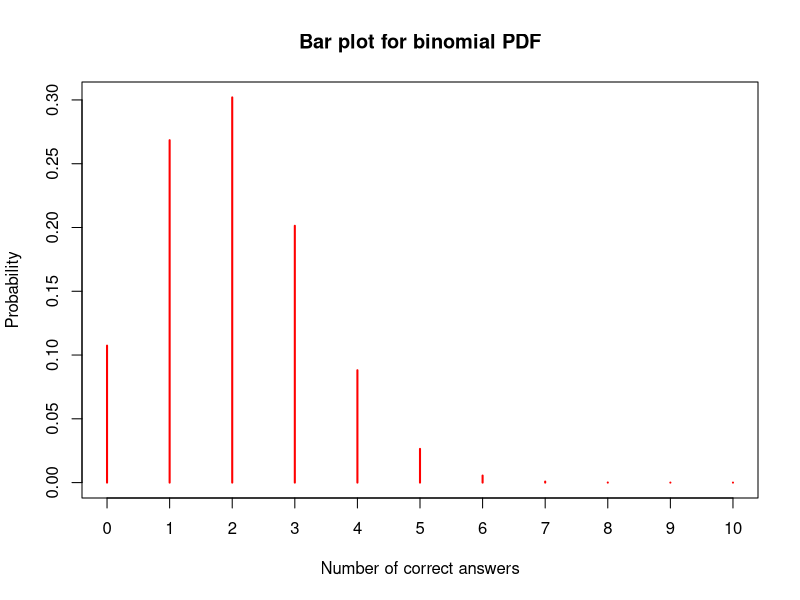

Write R code to recreate this figure.
## ---- chunk 1
n=10  # Sample size
p=.5 # probability of success 
x=0:n  # Possible values
round(dbinom(x,n,p),4)

choose(10,6)

210*(0.5)^4*(0.5)^6

.8^10
dbinom(0,10,0.2)

45*(.2)^2*(.8)^8
choose(10,2)*(.2)^2*(.8)^8
dbinom(2,10,.2)
sum(dbinom(0:4,10,.2))
pbinom(4,10,.2)
library(formattable)
dbinom(2,10,.2)
percent(dbinom(2,10,.2))






## ---- chunk 2
B<-as.table(dbinom(0:10,10,.2))
B
names(B)<-0:10
B
plot(B,col="red",main="Bar plot for binomial PDF",xlab="Number of correct answers",ylab="Probability")
## ---- chunk 3
set.seed(123)
res<-rbinom(10000,10,.2)
head(res,10)
mean(res)
round(dbinom(0:10,10,.2),4)
table(res)
sum((0:10)*dbinom(0:10,10,.2))
(0:10)%*%dbinom(0:10,10,.2)

var(res)

mean((res-mean(res))^2)
(0:10-2)^2%*%dbinom(0:10,10,.2)
10*.2*.8
